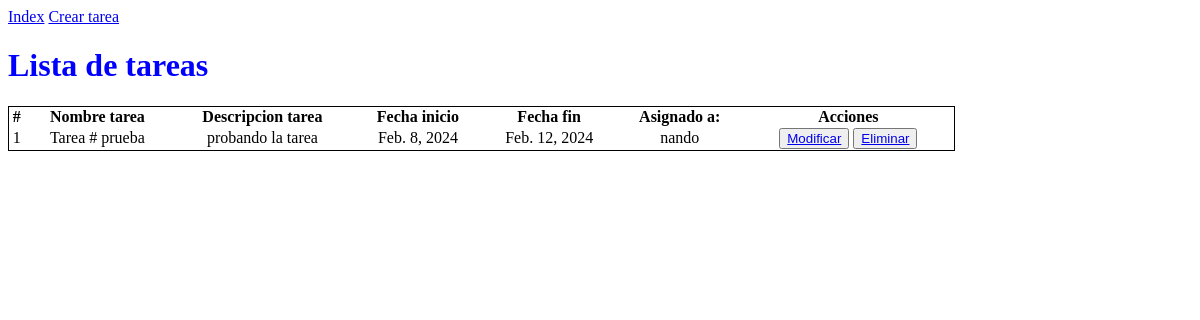
/listtareas/, run on an earlier commit of the app's database.
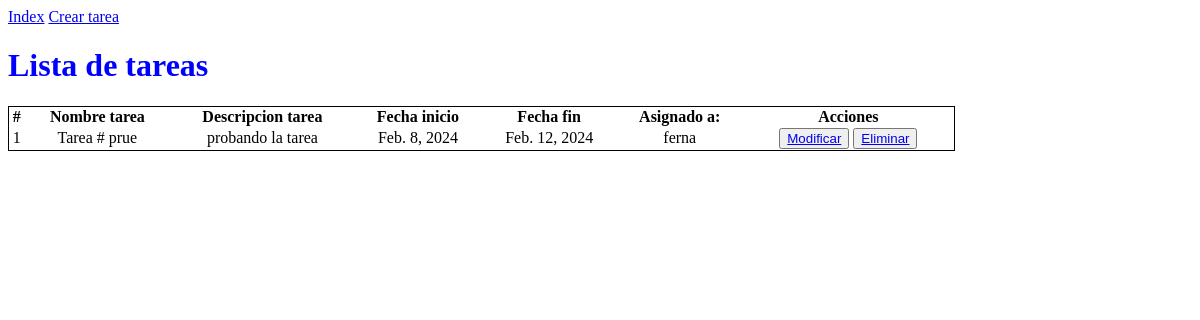
And on a later commit of the database.
### Vistas_Clases/models.py (models this page shows, shortened)
class Tareas(models.Model):
    nomtarea=models.CharField(max_length=25)
    desctarea=models.CharField(max_length=150)
    iniciftarea=models.DateField()
    finftarea=models.DateField()
    usuario_tarea=models.ForeignKey(Usuarios, on_delete=models.CASCADE)
    status=models.BooleanField(default=True)

class Usuarios(models.Model):
    usenom=models.CharField(max_length=25)
    appuse=models.CharField(max_length=25)
    apmuse=models.CharField(max_length=25)
    edad=models.IntegerField()
    activo=models.BooleanField(default=True)
    def __str__(self):
        datos="{0}"
        return datos.format(self.usenom)

### Vistas_Clases/views.py (the view)
# urls.py: path('listtareas/', Ltareas.as_view(), name="listatareas"),
class Ltareas(ListView):
    model=Tareas
    template_name="Ltareas.html"
    def get_queryset(self):
        return Tareas.objects.filter(status=True)
    def get_context_data(self, **kwargs):
        ctx=super().get_context_data(**kwargs)
        ctx['titulo']='Listar Tareas'
        return ctx

### Vistas_Clases/templates/Ltareas.html (shortened to what this page needs)
<!DOCTYPE html>
<html lang="en">
<head>
    <a type="submit" href="{% url 'index'%}">Index</a>
    <a type="submit" href="{% url 'creartareas'%}">Crear tarea</a>
</head>
<body >
    <h1 style="color:blue">Lista de tareas</h1>
    <table style="  width: 80%; border-collapse: collapse; border: 1px solid;">
        <tr>
            <th>#</th>
            <th>Nombre tarea</th>
            <th>Descripcion tarea</th>
            <th>Fecha inicio</th>
            <th>Fecha fin</th>
            <th>Asignado a: </th>
            <th>Acciones</th>
        </tr>
        <tbody >
            {% for u in object_list %}
            <tr style="text-align: center;">
                <td >
                    {{ forloop.counter }}
                </td>
                <td>
                    {{ u.nomtarea }}
                </td>
                <td>
                    {{ u.desctarea }}
                </td>
                <td>
                    {{ u.iniciftarea }}
                </td>
                <td>
                    {{ u.finftarea }}
                </td>
                <td>
                    {{ u.usuario_tarea }}
                </td>
                <td>
                    <button ><a type="submit" href="{% url 'modificartareas' u.id%}" >Modificar</a></button>
                    <button ><a type="submit" href="{% url 'eliminartarea' u.id%}">Eliminar</a></button>
                </td>
            </tr>
            {% endfor %}
        </tbody>
    </table>
</body>
</html>

What changed in the data, as far as the page shows it:
changed Tareas "probando la tarea": nomtarea "Tarea # prueba" → "Tarea # prue"; usuario_tarea "nando" → "ferna"
